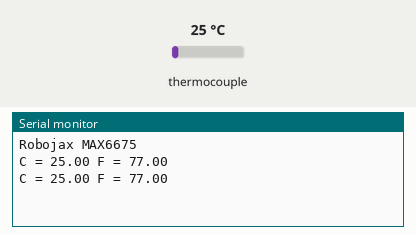
A sketch run on a simulated Arduino Uno, built with avr-gcc and run on an emulated ATmega328P. On the bench: the last lines printed to the serial monitor. The test bench sets the inputs (shaded band); at power-on: thermocouple 25 °C.

Above: at 1.2 s.
1.3 s: thermocouple set to 6 °C
At 2.6 s:
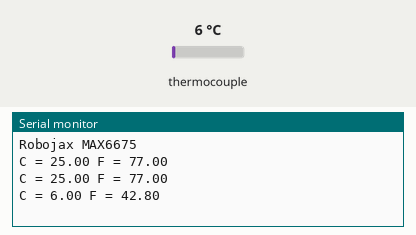
2.8 s: thermocouple set to 75 °C
At 3.4 s:
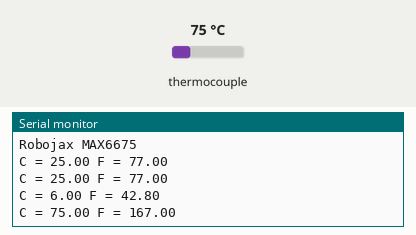
Timing chart, 0 to 5.8 s (numbered marks = the images above; inputs shaded):
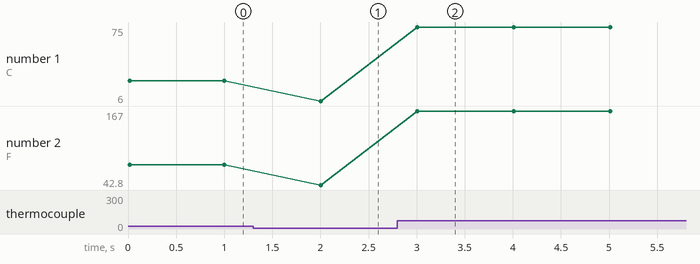

Measured:
- after the input at 1.3 s, the serial monitor: prints a new line after 0.70 s (image 1)
- after the input at 2.8 s, the serial monitor: prints a new line after 0.21 s (image 2)
- plotted number 1: 25 → 6 after the input at 1.3 s, 6 → 75 after the input at 2.8 s
- plotted number 2: 77 → 42.8 after the input at 1.3 s, 42.8 → 167 after the input at 2.8 s

The sketch:

Thermocouple_read_example.ino
```cpp
#include "max6675.h" // max6675.h file is part of the library that you should download from Robojax.com

int soPin = 7;// SO=Serial Out
int csPin = 5;// CS = chip select CS pin
int sckPin = 6;// SCK = Serial Clock pin

MAX6675 robojax(sckPin, csPin, soPin);// create instance object of MAX6675


void setup() {


  Serial.begin(9600);// initialize serial monitor with 9600 baud
  Serial.println("Robojax MAX6675");

}

void loop() {
  // basic readout test, just print the current temp
  // Robojax.com MAX6675 Temperature reading on Serial monitor
   Serial.print("C = ");
   Serial.print(robojax.readCelsius());
   Serial.print(" F = ");
   Serial.println(robojax.readFahrenheit());


   delay(1000);
}

 
```
